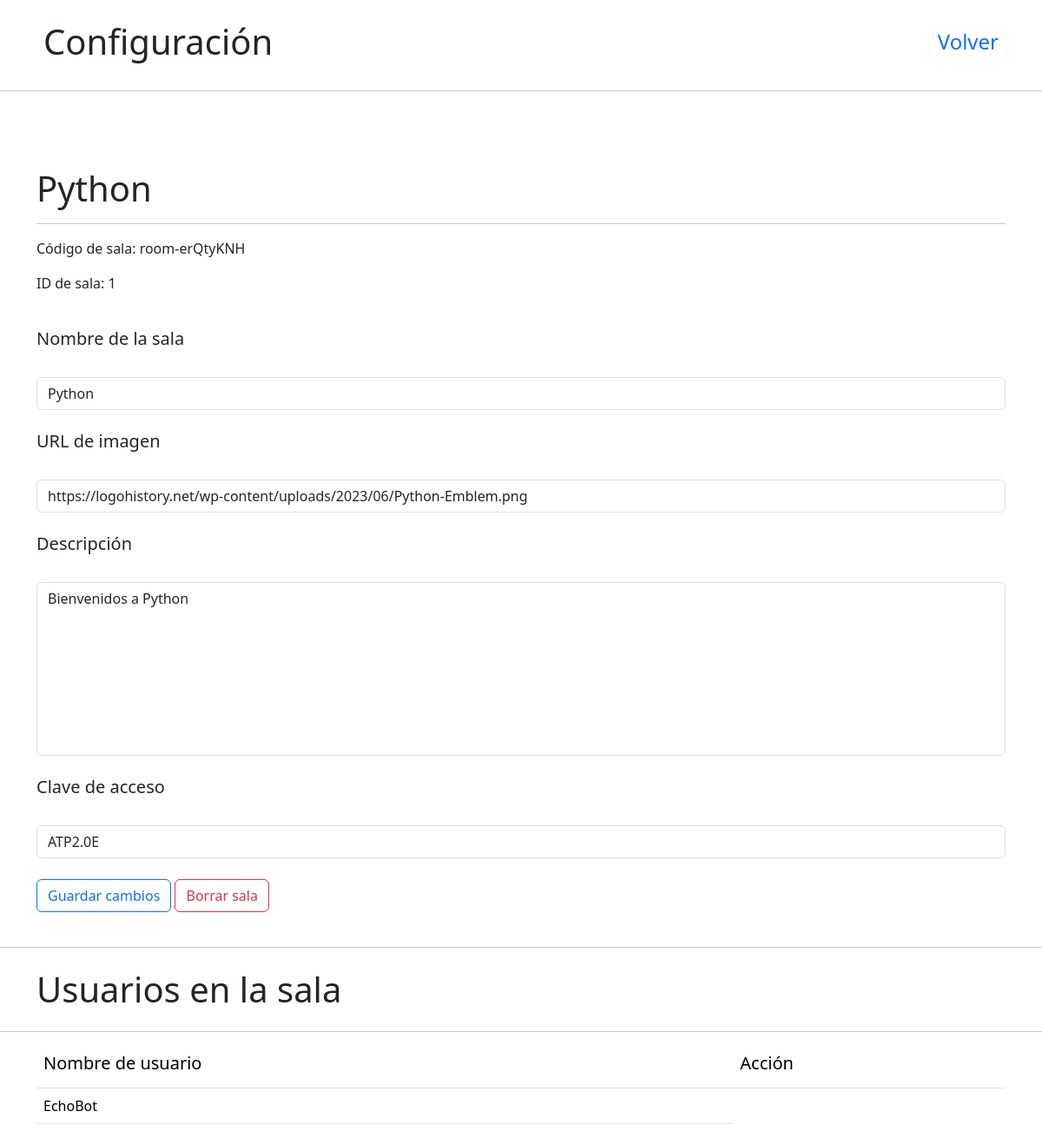
/edit/1 (signed in), run on the app's committed database.
### chats/models.py (models this page shows)
class Salas(models.Model):
    nombre = models.CharField(max_length=255, null=False)
    codigo = models.CharField(max_length=16, unique=True)
    descripcion = models.TextField()
    imagen = models.CharField(max_length=255, default='https://liquipedia.net/commons/images/1/1a/Brawl_Kit.png')
    password = models.CharField(max_length=100, null=True)
    creador = models.ForeignKey(CustomUser, on_delete=models.CASCADE, related_name='room_creator')
    fecha = models.DateTimeField(auto_now_add=True)

class CustomUser(AbstractUser):
    image = models.CharField(max_length=255, null=True, default='https://cdn0.iconfinder.com/data/icons/unigrid-flat-human-vol-2/90/011_101_anonymous_anonym_hacker_vendetta_user_human_avatar-512.png')
    biografia = models.TextField(default='Sin biografía.')
    def __str__(self) -> str:
        return self.username

### chats/views.py (the view, shortened to what this page needs)
# urls.py: path('edit/<int:id>', views.edit_room, name='edit'), # Configuración de sala
@login_required
def edit_room(request, id):
    room = get_object_or_404(Salas, id=id)
    message = ''
    relacion = SalasUsuarios.objects.filter(sala=id)
    members = [member.usuario for member in relacion]
    respaldo = ''
    return render(request, 'interfaces/configure_room.html', {
        'room' : room,
        'message' : message,
        'users' : members,
        'editar' : True
    })

### chats/templates/interfaces/configure_room.html (shortened to what this page needs)
{% extends 'layouts/main.html' %}
{% load static %}
{% block content %}
<div class="navbar mt-2">
    <div class="container d-flex">
        <h1 class="col-4 m-2">{% if editar %}Configuración{% else %}Información{% endif %}</h1>
        <div class="d-flex nav-items">
            <a href="{% url 'room' id=room.id %}"><h4 class="m-2">Volver</h4></a>
        </div>
    </div>
</div>
<hr>
<div class="container">
</div>
<br>
<div class="container">
    <br>
    <h1>{{ room.nombre }}</h1>
    <hr>
    <p>Código de sala: {{ room.codigo }}</p>
    <p>ID de sala: {{ room.id }}</p>
    {% if editar %}
        <form action="{% url 'edit' id=room.id %}" method="post">
            <br>
            <h5>Nombre de la sala</h5>
            <br>
            <input type="text" class="col-8 form-control" placeholder="Nombre de la sala" name="nombre" value="{{ room.nombre }}">
            <br>
            <h5>URL de imagen</h5>
            <br>
            <input type="text" class="col-8 form-control" placeholder="URL de imagen" name="imagen" value="{{ room.imagen }}">
            <br>
            <h5>Descripción</h5>
            <br>
            <textarea class="form-control" name="descripcion" id="" style="resize: none; height: 200px" placeholder="Descripción de la sala (Opcional)">{{ room.descripcion }}</textarea>
            <br>
            <h5>Clave de acceso</h5>
            <br>
            <input type="text" class="col-8 form-control" placeholder="Código de sala" name="password" value="{% if room.password %}{{ room.password }}{% endif %}">
            <br>
            <div class="">
                <button type="submit" class="btn btn-outline-primary">Guardar cambios</button>
                <button type="button" class="btn btn-outline-danger" data-bs-toggle="modal" data-bs-target="#staticBackdrop">
                    Borrar sala
                </button>
            </div>
        </form>
    {% else %}
    <br>
        <p>Creada por: {{ room.creador }}</p>
        <h4>Descripción</h4>
        <p>{{ room.descripcion }}</p>
        <a href="{% url 'deluser' room_id=room.id user_id=user.id %}"><button class="btn btn-outline-danger">Salir de la sala</button></a>
    {% endif %}
</div>
<br>
<hr>
<div class="container mt-4 d-flex">
    <div class="col-9">
        <h1>Usuarios en la sala</h1>
    </div>
</div>
<hr>
<div class="container">
    <table class="table custom-table">
        <thead>
            <tr>
                <th scope="col"><h5>Nombre de usuario</h5></th>
                {% if editar %}
                <th scope="col"><h5>Acción</h5></th>
                {% endif %}
            </tr>
        </thead>
        <tbody>
            {% for username in users %}
                <tr>
                    <td><a class="etiqueta-black" href="{% url 'profile' id=username.id %}">{{ username }}</a></td>
                </tr>
            {% endfor %}
        </tbody>
    </table>
</div>
{% endblock %}

### chats/static/css/style.css (style rules this page uses)
hr { margin: 0; padding: 0; }
a { text-decoration: none !important; }
.etiqueta-black { color: black; }

### data on the page
Salas: nombre "Python", codigo "room-erQtyKNH", id "1", imagen "https://logohistory.net/wp-content/uploads/2023/06/Python-Emblem.png", descripcion "Bienvenidos a Python", password "ATP2.0E"
CustomUser: username "EchoBot"
